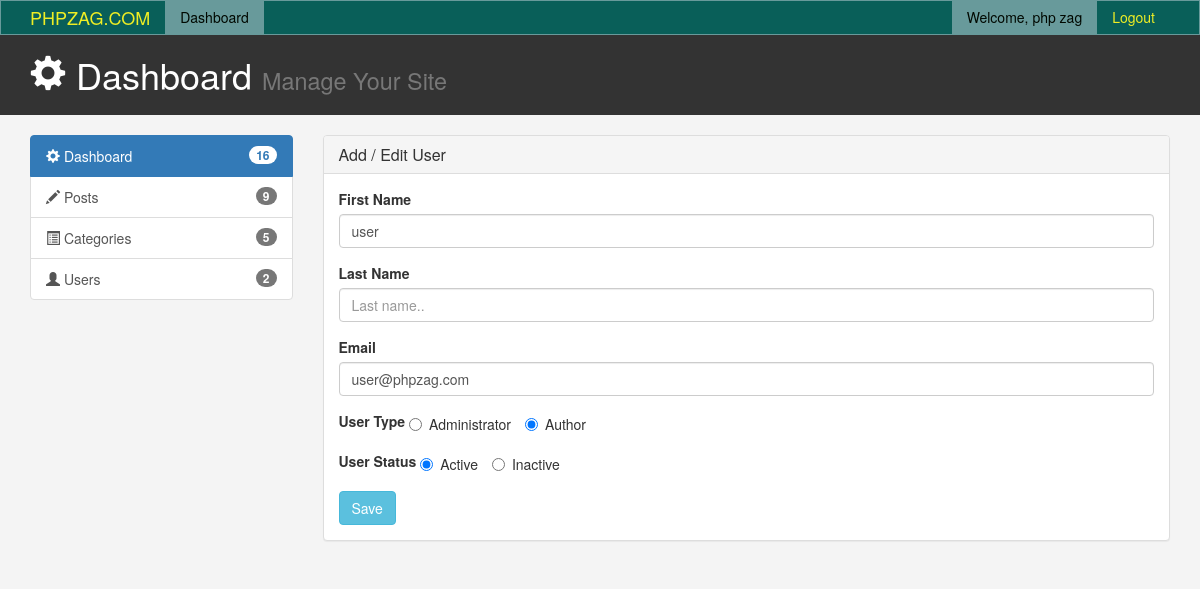
/admin/add_users.php?id=2 (signed in), run on the app's committed database.
### tables this page shows
CREATE TABLE `cms_user` (
  `id` int(11) NOT NULL,
  `first_name` varchar(50) NOT NULL,
  `last_name` varchar(50) NOT NULL,
  `email` varchar(50) NOT NULL,
  `password` varchar(50) NOT NULL,
  `type` int(11) NOT NULL,
  `deleted` int(11) NOT NULL DEFAULT 0
);

### admin/class/User.php (called while the page is built, shortened)
<?php
class User {
	private $userTable = 'cms_user';
	private $conn;
	public function __construct($db){
        $this->conn = $db;
    }
	public function getUser(){
		if($this->id) {
			$sqlQuery = "
			SELECT id, first_name, last_name, email, type, deleted
			FROM ".$this->userTable."
			WHERE id = ? ";
			$stmt = $this->conn->prepare($sqlQuery);
			$stmt->bind_param("i", $this->id);
			$stmt->execute();
			$result = $stmt->get_result();
			$user = $result->fetch_assoc();
			return $user;
		}
	}
}
?>

### admin/add_users.php (the view, shortened to what this page needs)
<?php
include_once 'config/Database.php';
include_once 'class/User.php';
$database = new Database();
$db = $database->getConnection();
$user = new User($db);
$user->id = (isset($_GET['id']) && $_GET['id']) ? $_GET['id'] : '0';
$userDetails = $user->getUser();
include('inc/header.php');
?>
<link rel="stylesheet" href="css/dataTables.bootstrap.min.css" />
<link href="css/style.css" rel="stylesheet" type="text/css" >
</head>
<body>
<?php include "menus.php"; ?>
<header id="header">
	<div class="container">
		<div class="row">
			<div class="col-md-10">
				<h1><span class="glyphicon glyphicon-cog" aria-hidden="true"></span> Dashboard <small>Manage Your Site</small></h1>
			</div>
			<br>
		</div>
	</div>
</header>
<br>
<section id="main">
	<div class="container">
		<div class="row">
			<?php include "left_menus.php"; ?>
			<div class="col-md-9">
				<div class="panel panel-default">
				  <div class="panel-heading">
					<h3 class="panel-title">Add / Edit User</h3>
				  </div>
				  <div class="panel-body">
					<form method="post" id="postForm">
						<div class="form-group">
							<label for="title" class="control-label">First Name</label>
							<input type="text" class="form-control" id="first_name" name="first_name" value="<?php echo $userDetails['first_name']; ?>" placeholder="First name..">
						</div>
						<div class="form-group">
							<label for="title" class="control-label">Last Name</label>
							<input type="text" class="form-control" id="last_name" name="last_name" value="<?php echo $userDetails['last_name']; ?>" placeholder="Last name..">
						</div>
						<div class="form-group">
							<label for="title" class="control-label">Email</label>
							<input type="email" class="form-control" id="email" name="email" value="<?php echo $userDetails['email']; ?>" placeholder="email..">
						</div>
						<div class="form-group">
							<label for="status" class="control-label">User Type </label>
							<label class="radio-inline">
								<input type="radio" name="user_type" id="admin" value="1" <?php if($userDetails['type'] == 1) { echo "checked";} ?>>Administrator
							</label>
							<label class="radio-inline">
								<input type="radio" name="user_type" id="author" value="2" <?php if($userDetails['type'] == 2) { echo "checked";} ?>>Author
							</label>
						</div>
						<div class="form-group">
							<label for="status" class="control-label">User Status </label>
							<label class="radio-inline">
								<input type="radio" name="user_status" id="active" value="0" <?php if(!$userDetails['deleted']) { echo "checked";} ?>>Active
							</label>
							<label class="radio-inline">
								<input type="radio" name="user_status" id="inactive" value="1" <?php if($userDetails['deleted']) { echo "checked";} ?>>Inactive
							</label>
						</div>
						<input type="submit" name="saveUser" id="saveUser" class="btn btn-info" value="Save" />
					</form>
				  </div>
				</div>
			</div>
		</div>
	</div>
</section>
<?php include('inc/footer.php');?>

### admin/css/style.css (style rules this page uses)
body { background: #f4f4f4; }
#header { background: #333333; color: #ffffff; padding-bottom: 10px; margin-bottom: : 15px; }

### data on the page
cms_user: first_name "user", email "user@phpzag.com", type "☐ Administrator", type "☑ Author", deleted "☑ Active", deleted "☐ Inactive"

### other printed values
$_SESSION["name"] "php zag"
$post->totalPost()+$category->totalCategory()+$user->totalUser() "16"
$post->totalPost() "9"
$category->totalCategory() "5"
$user->totalUser() "2"
